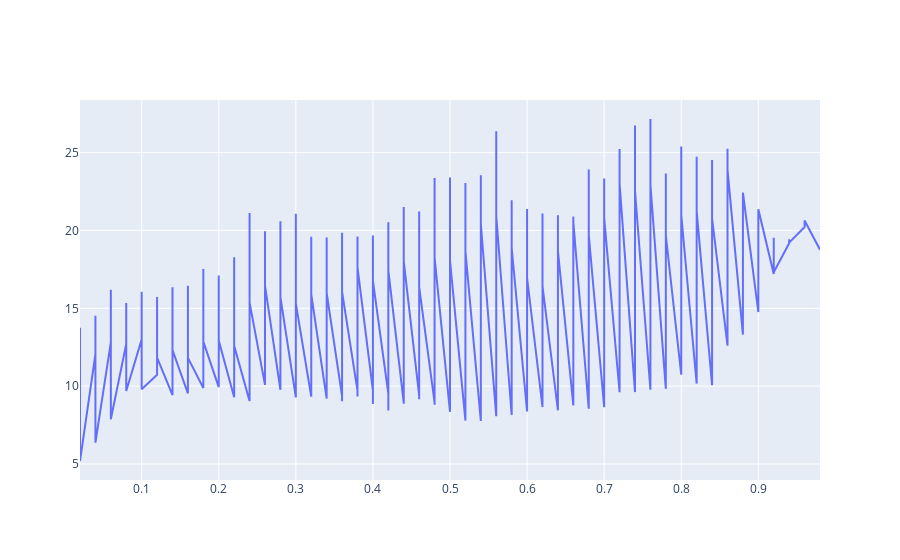
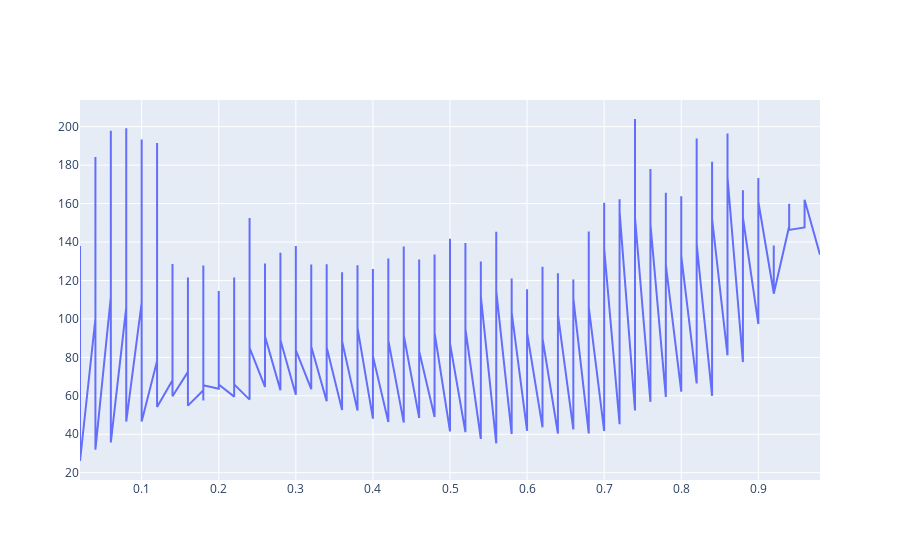

The cell these charts' notebook holds for them, in order:
### Code cell
fig = go.Figure()
fig.add_trace(go.Scatter(x=opt_result['weight1'].tolist(), y=opt_result['cumul_return'].tolist(),
                                 mode='lines',
                                 name='cumulative'))

fig.show()

fig = go.Figure()
fig.add_trace(go.Scatter(x=opt_result['weight1'].tolist(), y=opt_result['return_mdd'].tolist(),
                                 mode='lines',
                                 name='cumulative'))

fig.show()

### Figure 1 — Plotly figure (JSON) as saved in the notebook; plotly's stock layout.template omitted (floating-point values rounded to 4 significant figures; data arrays with more than 128 entries replaced by an {"elided": "..."} marker saying what was removed)
{"data": [{"mode": "lines", "name": "cumulative", "type": "scatter", "x": {"elided": "1225 float values"}, "y": {"elided": "1225 float values"}}], "layout": {}}

### Figure 2 — Plotly figure (JSON) as saved in the notebook; plotly's stock layout.template omitted (floating-point values rounded to 4 significant figures; data arrays with more than 128 entries replaced by an {"elided": "..."} marker saying what was removed)
{"data": [{"mode": "lines", "name": "cumulative", "type": "scatter", "x": {"elided": "1225 float values"}, "y": {"elided": "1225 float values"}}], "layout": {}}
